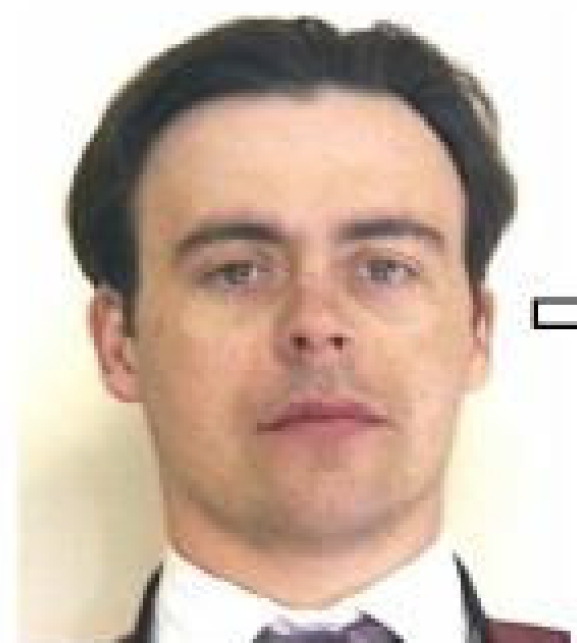
%> input picture img.png, 577 x 643 px
$ octave --eval "result = eyeAlignment(imread('img.png'));"   (GNU Octave 9; MATLAB toolbox functions it lacks are replaced by stand-ins)
%> lines starting %> are read from the running program, lines starting %| are printed output that depends on the picture; in (x1, y1, x2, y2) boxes, pixels count from 0 and x2, y2 are one past the last pixel; in counts of white or black regions, pixels touching at a corner belong together; the program's own positions count from 1
function imgRot = eyeAlignment(img)
BW = im2bw(img);
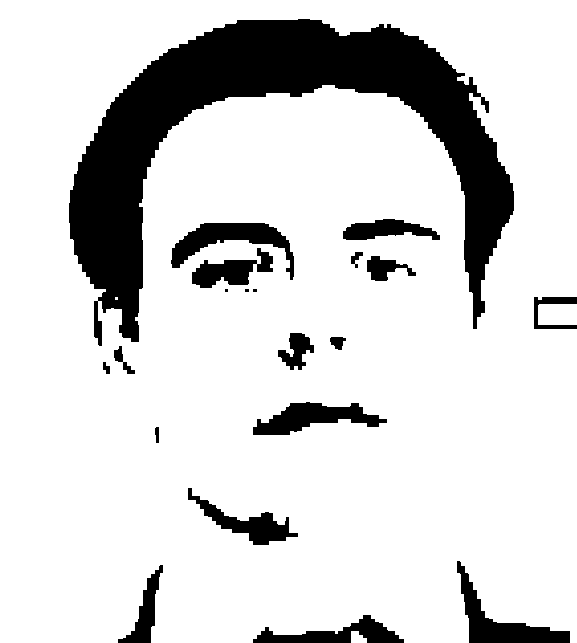
%> BW: size 643x577 logical; 83.5% white; 20 black regions (3 under 20 px), largest, box (x1, y1, x2, y2) and area: (69, 19, 514, 346) 43855, (457, 561, 570, 643) 2586, (171, 223, 294, 280) 2491
s = regionprops(BW,'centroid');
%> s = 4 regions; Centroid: [289 342.4], [117 299], [358.1 638.4], [558 315]
centroids = cat(1,s.Centroid);
%> centroids = [289 342.4; 117 299; 358.1 638.4; 558 315]

[m,n] = size(centroids);
%> m = 4; n = 2
angle = 0;

if(m > 1 && n > 1)
    eyeDist = centroids(2,1) - centroids(1,1);
%> eyeDist = -172
    eyeLevel = centroids(2,2) - centroids(1,2);
%> eyeLevel = -43.4
%> (the run ends here)
